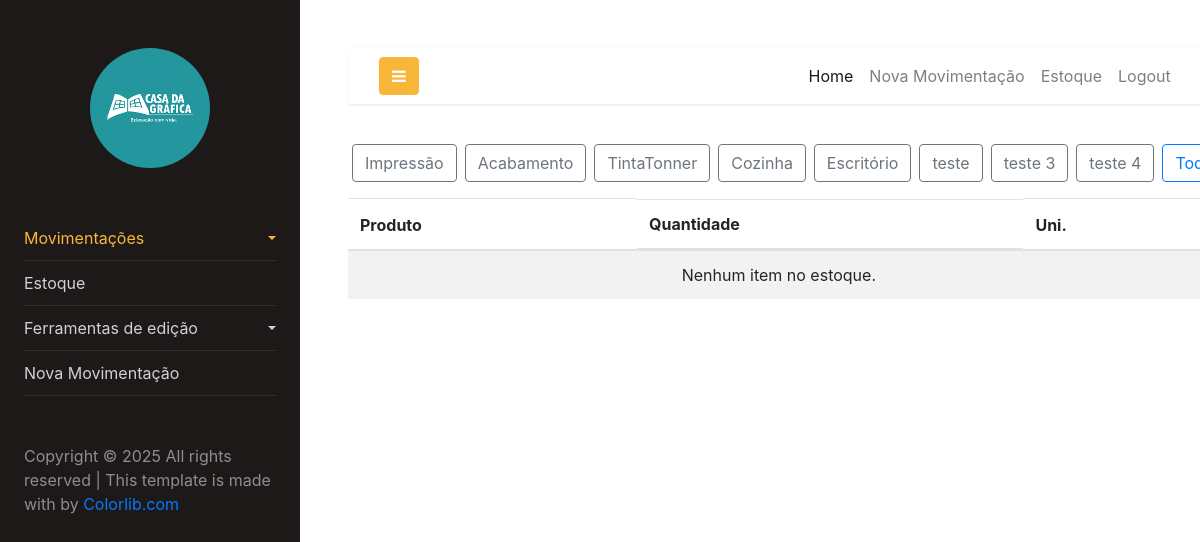
The page /estoque/ (signed in) on the database as committed earlier.
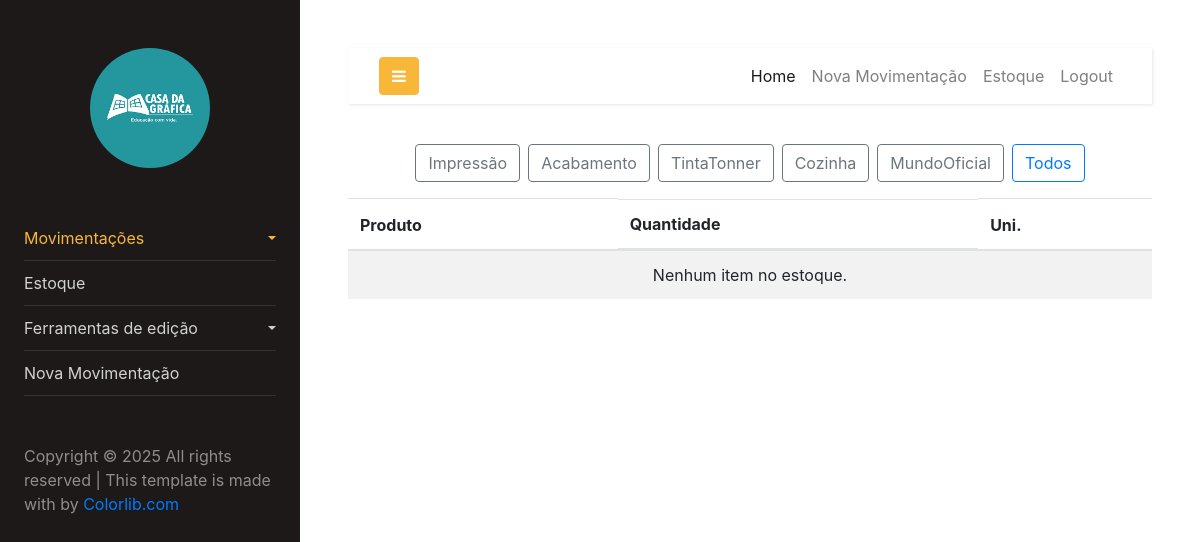
The same page on the database as committed later.
### categoria/models.py (models this page shows, shortened)
class Categoria(models.Model):
    categoria = models.CharField(max_length=255)
    img = models.ImageField(upload_to='images/', null=True, blank=True)  # Novo campo de imagem
    data_cadastro = models.DateField(auto_now_add=True)

### produto/views.py (the view, shortened to what this page needs)
# urls.py: path('estoque/', EstoqueListView.as_view(), name='estoque-list'),
class EstoqueListView(LoginRequiredMixin, ListView):
    model = Estoque
    template_name = 'estoque/estoque_list.html'
    context_object_name = 'estoques'
    def get_context_data(self, **kwargs):
        try:
            context = super().get_context_data(**kwargs)
            context['categorias'] = Categoria.objects.all()  # Obtém todas as categorias
            estoques = context['estoques']
            for estoque in estoques:
                estoque.calculo = estoque.qtde * estoque.id_produto.unidades
            return context
        except Exception as e:
            messages.error(self.request, f"Ocorreu um erro ao carregar os dados do estoque: {str(e)}")
            return {}
    def get_queryset(self):
        try:
            queryset = super().get_queryset()
            categorias_filter = self.request.GET.get('categorias_filter')  # Parâmetro da URL
            if categorias_filter:
                queryset = queryset.filter(id_produto__id_categoria=categorias_filter).exclude(qtde=0)
            else:
                queryset = queryset.filter(id_produto__id_categoria=1).exclude(qtde=0)  # Filtro padrão (id_categoria=1)
            return queryset
        except Exception as e:
            messages.error(self.request, f"Ocorreu um erro ao filtrar os estoques: {str(e)}")
            return Estoque.objects.none()

### produto/templates/estoque/estoque_list.html (shortened to what this page needs)
{% load static %}
<!DOCTYPE html>
<html lang="pt-br">
  {% include 'components/header/header.html' %}
  <body>
    <div class="mb-3 d-flex justify-content-center">
      <div class="overflow-auto d-flex justify-content-center flex-nowrap">
        <form method="get" action="{% url 'estoque-list' %}" class="d-flex">
          {% for categoria in categorias %}
            <button type="submit"
                    name="categorias_filter"
                    value="{{ categoria.id }}"
                    id="btn_color{{ categoria.id }}"
                    class="btn btn-outline-secondary mx-1 flex-shrink-0">
              {{ categoria.categoria }}
            </button>
          {% endfor %}
          <button type="submit"
                  name="categorias_filter"
                  value=""
                  class="btn btn-outline-primary mx-1 flex-shrink-0">
            Todos
          </button>
        </form>
      </div>
    </div>
    <div class="table-responsive">
      <table class="table table-striped">
        <thead>
          <tr>
            <th scope="col">Produto</th>
            <th class="d d-md-block">Quantidade</th>
            <th scope="col">Uni.</th>
          </tr>
        </thead>
        <tbody>
          {% for estoque in estoques %}
            <tr>
              <td>{{ estoque.id_produto.nome }} {{ estoque.id_produto.formato|default:'' }}</td>
              <td>{{ estoque.qtde }} {{ estoque.id_produto.id_formato.formato }}</td>
              <td class="numero">{{ estoque.calculo }}</td>
            </tr>
          {% empty %}
            <tr>
              <td colspan="3" class="text-center">Nenhum item no estoque.</td>
            </tr>
          {% endfor %}
        </tbody>
      </table>
    </div>
  </body>
  {% include 'components/footer/footer.html' %}
</html>

Rows that differ between the two databases and show on the page:
removed Categoria: {{ categoria.id }} 14 (drawn), categoria "Escritório"
removed Categoria: {{ categoria.id }} 17 (drawn), categoria "teste"
removed Categoria: {{ categoria.id }} 18 (drawn), categoria "teste 3"
removed Categoria: {{ categoria.id }} 19 (drawn), categoria "teste 4"
added Categoria: {{ categoria.id }} 20 (drawn), categoria "MundoOficial"
